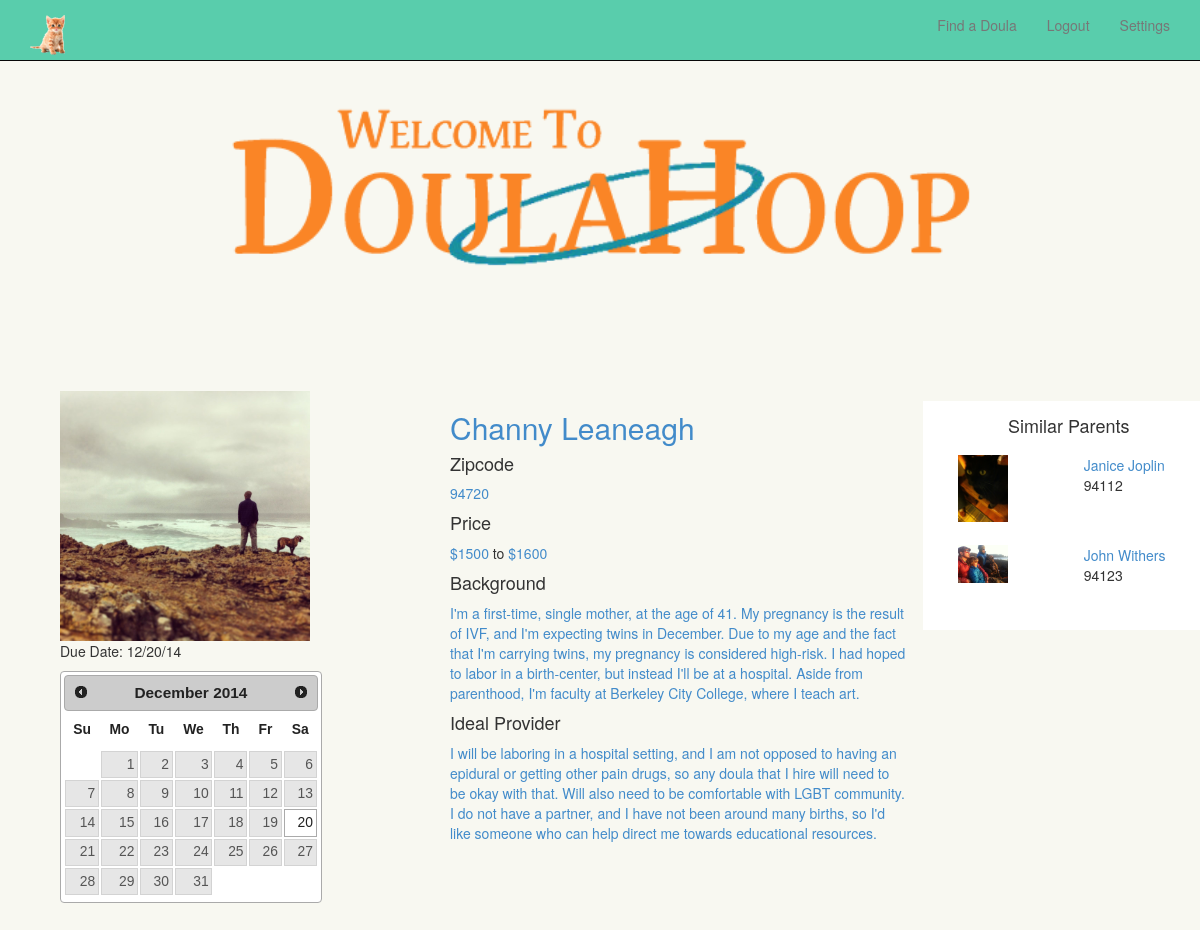
Page /parent/2 (signed in) on the committed database.
### model.py (models this page shows)
class Parent(Base):
	__tablename__ = "parents"
	id = Column(Integer, primary_key = True)
	email = Column(String(64), nullable = False)
	password = Column(String(64), nullable = False)
	firstname = Column(String(64), nullable = True)
	lastname = Column(String(64), nullable = True)
	price_min = Column(Integer, nullable = True)
	price_max = Column(Integer, nullable = True)
	background = Column(Text, nullable = True)
	image = Column(String(64), nullable = True)
	zipcode = Column(String(64), nullable = True)
	zipcode_lat = Column(Integer, nullable = True)
	zipcode_lng = Column(Integer, nullable = True)
	display_name = Column(String(64), nullable = True)
	ideal_doula_nar = Column(Text, nullable = True)
	visibility = Column(String(64), nullable = True)
	due_date = Column(DateTime, nullable = True)
	def parse_parent_form_data(self, data):
		self.email = data.get('email')
		self.firstname = data.get('firstname')
		self.lastname = data.get('lastname')
		self.price_min = data.get('price_min')
		self.price_max = data.get('price_max')
		self.background = data.get('background')
		self.image = data.get('image')
		self.zipcode = data.get('zipcode')
		self.practice = data.get('practice')
		self.display_name = data.get('display_name')
		self.ideal_doula_nar = data.get('ideal_doula_nar')
		self.visibility = data.get('visibility')
		password = data.get('password')
		hashed_pw = passwords.set_password(password)
		self.password = hashed_pw
		unicode_due_date = data.get('due_date')
		self.due_date = datetime.datetime.strptime(data.get('due_date'), "%Y-%m-%d")
	def store_coordinates(self, lat, lng):
		self.zipcode_lat = lat
		self.zipcode_lng = lng
	def is_authenticated(self):
		return True
	def is_active(self):
		return True
	def is_anonymous(self):
		return False
	def get_id(self):
		return unicode(self.id)
	def is_doula(self):
		return False

### app.py (the view)
@app.route('/parent/<int:id>') #change this route to include the parents's <int:id> in the url
@login_required
def display_user_profile(id):
	parent = model.session.query(model.Parent).get(id)
	if parent.visibility == "doulas" and not current_user.is_doula() and current_user.id != parent.id:
		flash('This user has chosen to be visible to doulas only')
		return render_template('blank.html')
	elif parent.visibility == 'none' and current_user.id != parent.id:
		flash('This user has chosen to be invisible')
		return render_template('blank.html')
	due_date = parent.due_date.strftime("%m/%d/%y")
	suggested_parent_list = users.suggest_parents()
	return render_template('user-profile.html', parent = parent,
												due_date = due_date,
												suggested_parent_list = suggested_parent_list)

### app.py (called while the page is built)
@login_manager.user_loader
def load_user(user_id):
	role = session.get('role', None)
	if role == 'doula':
		return model.session.query(model.Doula).get(user_id)
	elif role == 'parent':
		return model.session.query(model.Parent).get(user_id)
	return None

### model.py (called while the page is built)
	def is_authenticated(self):
		return True

	def is_doula(self):
		return True

### users.py (called while the page is built)
def suggest_parents():
	parent_list = model.session.query(model.Parent).all()
	if len(parent_list) > 4:
		suggested_parent_list = []
		for i in range(1,4):
			parent = parent_list.pop(randint(0, len(parent_list) - 1))
			suggested_parent_list.append(parent)
		return suggested_parent_list
	return None

### templates/user-profile.html (shortened to what this page needs)
{% extends 'logged-in-base.html' %}
{% block body %}
<div class="container">
  <div class="row">
      <div class="col-md-4 col-sm-5" id="profile-column-left">
        <div id="parent-profile-pic"> <img width="250" src="/static/images/uploads/parent_{{ parent.id }}.jpg">
        </div>
        <div id="calendar" width="150">
          <p>Due Date: {{ due_date }}</p>
        </div>
      </div>
      <div class="col-md-5 col-sm-7" id="profile-column-middle">
        <h2>
          <a href="#" class="editable" data-type="text" data-pk="{{ parent.id }}" data-name="firstname" data-original-title title data-url="/parent_edit" data-title="Enter your first name">{{ parent.firstname }} </a>
          <a href="#" class="editable" data-type="text" data-pk="{{ parent.id }}" data-name="lastname" data-original-title title data-url="/parent_edit" data-title="Enter your last name">{{ parent.lastname }} </a>
        <h4> Zipcode </h4>
          <a href="#" class="editable" data-type="text" data-pk="{{ parent.id }}" data-name="zipcode" data-original-title title data-url="/parent_edit" data-title="Enter your zipcode">{{ parent.zipcode }}</a>
        <h4> Price </h4>
          <a href="#" class="editable" data-type="number" data-pk="{{ parent.id }}" data-name="price_min" data-original-title title data-url="/parent_edit" data-title="Enter the minimum you'd like to pay">${{ parent.price_min }}</a>
          to <a href="#" class="editable" data-type="number" data-pk="{{ parent.id }}" data-name="price_max" data-original-title title data-url="/parent_edit" data-title="Enter the maximum you'd like to pay">${{ parent.price_max }}</a>
        <h4> Background </h4>
          <a href="#" class="editable" data-type="text" data-pk="{{ parent.id }}" data-name="background" data-original-title title data-url="/parent_edit" data-title="Give some background about yourself">{{ parent.background }}</a>
        <h4> Ideal Provider </h4>
          <a href="#" class="editable" data-type="text" data-pk="{{ parent.id }}" data-name="ideal_nar" data-original-title title data-url="/parent_edit" data-title="Describe your ideal doula">{{ parent.ideal_doula_nar }} </a>
      </div>
      <div class="col-md-3 col-xs-12" id="profile-column-right">
        {% if suggested_parent_list != None %}
          <div class="col-xs-12">
            <h4 style="text-align: center">Similar Parents</h4>
          </div>
            {% for s_parent in suggested_parent_list %}
              {% if s_parent.id != parent.id %}
                <div class="suggestion col-xs-4 col-md-12">
                  <div class="col-xs-6" id="suggestion-1-thumb">
                    <img style="margin:2" width=50 src="/static/images/uploads/{{ s_parent.image }}">
                  </div>
                  <div class="col-xs-6" id="suggestion-1-desc">
                    <p> <a href="/parent/{{ s_parent.id }}">{{ s_parent.firstname }} {{ s_parent.lastname }}</a>
                      {{ s_parent.zipcode }}
                    </p>
                    <br>
                  </div>
                </div>
              {% endif %}
          {% endfor %}
        {% endif %}
      </div>
  </div>
</div>
{% endblock %}

### static/styles2.css (style rules this page uses)
.row a { text-decoration: none; }
#profile-column-left { text-align:left; }
#profile-column-middle { text-align:left; }
#profile-column-right { text-align:left; background-color: white; padding: 5px; margin-top: 10px; }
.suggestion { text-align: left; margin-top: 10px; margin-bottom: 10px; }
body { background-color: #F8F8F1; }

### rows in the picture
Parent: firstname "Channy", lastname "Leaneagh", zipcode "94720", price_min "1500", price_max "1600", background "I'm a first-time, single mother, at the age of 41. My pregnancy is the result of IVF, and I'm expecting twins in December. Due to my age and the fact that I'm carrying twins, my pregnancy is considered high-risk. I had hoped to labor in a birth-center, but instead I'll be at a hospital. Aside from parenthood, I'm faculty at Berkeley City College, where I teach art.", ideal_doula_nar "I will be laboring in a hospital setting, and I am not opposed to having an epidural or getting other pain drugs, so any doula that I hire will need to be okay with that. Will also need to be comfortable with LGBT community. I do not have a partner, and I have not been around many births, so I'd like someone who can help direct me towards educational resources."
Parent: image (picture), firstname "Janice", lastname "Joplin", zipcode "94112"
Parent: image (picture), firstname "John", lastname "Withers", zipcode "94123"

### other values in the picture
{{ due_date }} "12/20/14"
